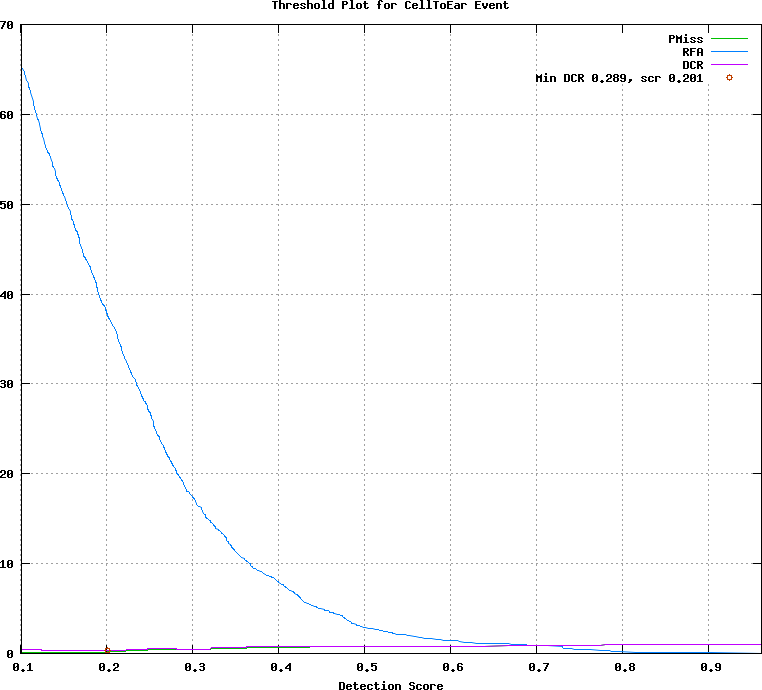

Source code (gnuplot):
## GNUPLOT command file
set terminal postscript color
set style data lines
set title 'Threshold Plot for CellToEar Event'
set xlabel 'Detection Score'
set grid
set size ratio 0.85
plot [0.101000:0.962000]  \
  'test.det.CellToEar_Event.dat.1' using 1:4 title 'PMiss' with lines lt 2, \
  'test.det.CellToEar_Event.dat.1' using 1:5 title 'RFA' with lines lt 3, \
  'test.det.CellToEar_Event.dat.1' using 1:6 title 'DCR' with lines lt 4, \
  'test.det.CellToEar_Event.dat.2' using 1:2 title 'Min DCR 0.289, scr 0.201' with points lt 6
